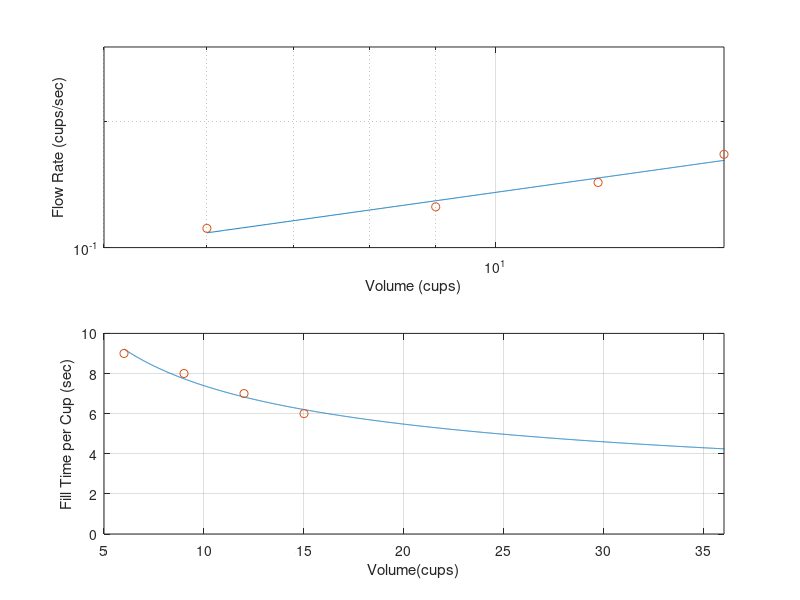

Write the MATLAB code that produced this figure.
% A 15-cup coffee pot (see Figure 6.1–4) was placed under a water faucet and filled
% to the 15-cup line. With the outlet valve open, the faucet’s flow rate was adjusted until
% the water level remained constant at 15 cups, and the time for one cup to flow out of the
% pot was measured. This experiment was repeated with the pot lled to the various levels shown in
% the following table
% 
% Liquid volume V (cups)      Time to fill 1 cup t (sec)
%         15                  6
%         12                  7
%         9                   8
%         6                   9

cups = [6,9,12,15];
meas_times = [9,8,7,6];
meas_flow = 1./meas_times;

% (a) Use the preceding data to obtain a relation between the flow rate and the
% number of cups in the pot. 
p = polyfit(log10(cups),log10(meas_flow),1);
coeffs = [p(1),10^p(2)];
m = coeffs(1)
b = coeffs(2)

%checking fit
x = 6:0.01:40;
y = b*x.^m;
subplot(2,1,1)
loglog(x,y,cups,meas_flow,'o'),grid, xlabel('Volume (cups)'), ...
    ylabel('Flow Rate (cups/sec)'), axis([5 15 0.1 0.3])

% (b) The manufacturer wants to make a 36-cup pot using the same outlet valve but is concerned
% that a cup will fill too quickly , causing spills. Extrapolate the relation developed in
% part (a) and predict how long it will take to fill one cup when the pot contains 36 cups
subplot(2,1,2)
plot(x,1./y,cups,meas_times,'o'), grid, xlabel('Volume(cups)'), ...
    ylabel('Fill Time per Cup (sec)'), axis([5 36 0 10])

fill_time = 1/(b*36^m);
fprintf('The predicted fill time is %.2f seconds.', fill_time);